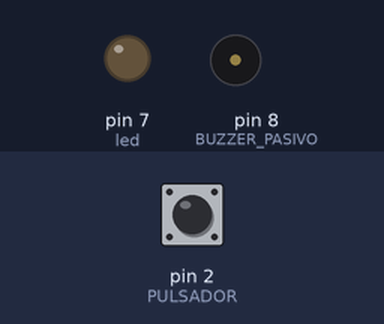
A sketch run on a simulated Arduino Uno, built with avr-gcc and run on an emulated ATmega328P. Shown: output pins drawn as LEDs (lit = HIGH), buzzer (waves = sounding). The inputs (shaded band) are chosen by the test bench; at power-on: pin 2 (PULSADOR) HIGH.

Above: at 1.2 s.
1.3 s: pin 2 (PULSADOR) pulled LOW for 0.15 s
At 2.81 s:
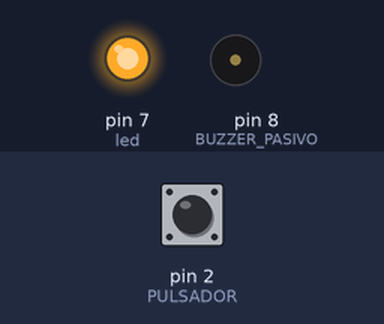
4.3 s: pin 2 (PULSADOR) pulled LOW for 1 s
At 4.42 s:
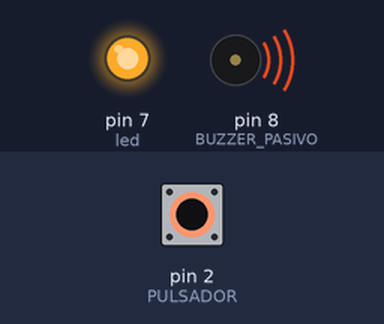
7.3 s: pin 2 (PULSADOR) pulled LOW for 3.2 s
At 13.0 s:
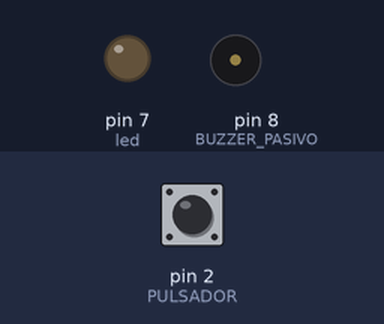
Timing chart, 0 to 14.5 s (numbered marks = the images above; inputs shaded):
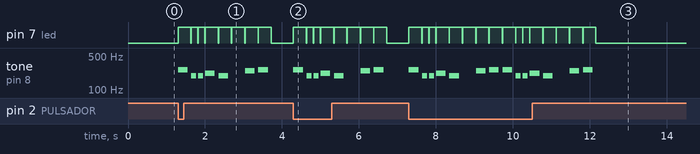

The sketch:

MELODIA.ino
```cpp
#define NOTE_A3 220
#define NOTE_B3 247
#define NOTE_C4 262
#define NOTE_G3 196

#define BUZZER_PASIVO 8
#define PULSADOR 2

  int melodia[] = {
  NOTE_C4, NOTE_G3, NOTE_G3, NOTE_A3, NOTE_G3, 0, NOTE_B3, NOTE_C4
  };

  int duraciones[] = {
  4, 8, 8, 4, 4, 4, 4, 4
  };

  int led = 7;

void setup() {
  pinMode(PULSADOR, INPUT_PULLUP);
  pinMode(BUZZER_PASIVO, OUTPUT);
  pinMode(led,OUTPUT);
}

void loop() {
  if(digitalRead(PULSADOR) == LOW){
    for (int i=0; i<8; i++){
      int duracion = 1000/duraciones[i];
      tone(BUZZER_PASIVO, melodia[i], duracion);
      int pausa = duracion * 1.30;
      digitalWrite(led, HIGH);
      delay(10);
      delay(pausa);
      digitalWrite(led, LOW);
      delay(10);
      noTone(BUZZER_PASIVO);
      }
    }
}
```

Measured:
- after the input at 1.3 s, pin 7 (led): LOW → HIGH at once, then repeats every 0.18 s: LOW 0.01 s, HIGH 0.17 s; tone on pin 8 (BUZZER_PASIVO): plays 262 Hz for 0.25 s, 196 Hz for 0.13 s, 196 Hz for 0.13 s, 220 Hz for 0.25 s, 196 Hz for 0.25 s, 247 Hz for 0.25 s … (7 notes in this stretch), starting at once
- after the input at 4.3 s, pin 7 (led): LOW → HIGH at once, then repeats every 0.18 s: LOW 0.01 s, HIGH 0.17 s; tone on pin 8 (BUZZER_PASIVO): plays 262 Hz for 0.25 s, 196 Hz for 0.13 s, 196 Hz for 0.13 s, 220 Hz for 0.25 s, 196 Hz for 0.25 s, 247 Hz for 0.25 s … (7 notes in this stretch), starting at once
- after the input at 7.3 s, tone on pin 8 (BUZZER_PASIVO): plays 262 Hz for 0.25 s, 196 Hz for 0.13 s, 196 Hz for 0.13 s, 220 Hz for 0.25 s, 196 Hz for 0.25 s, 247 Hz for 0.25 s … (14 notes in this stretch), starting at once
